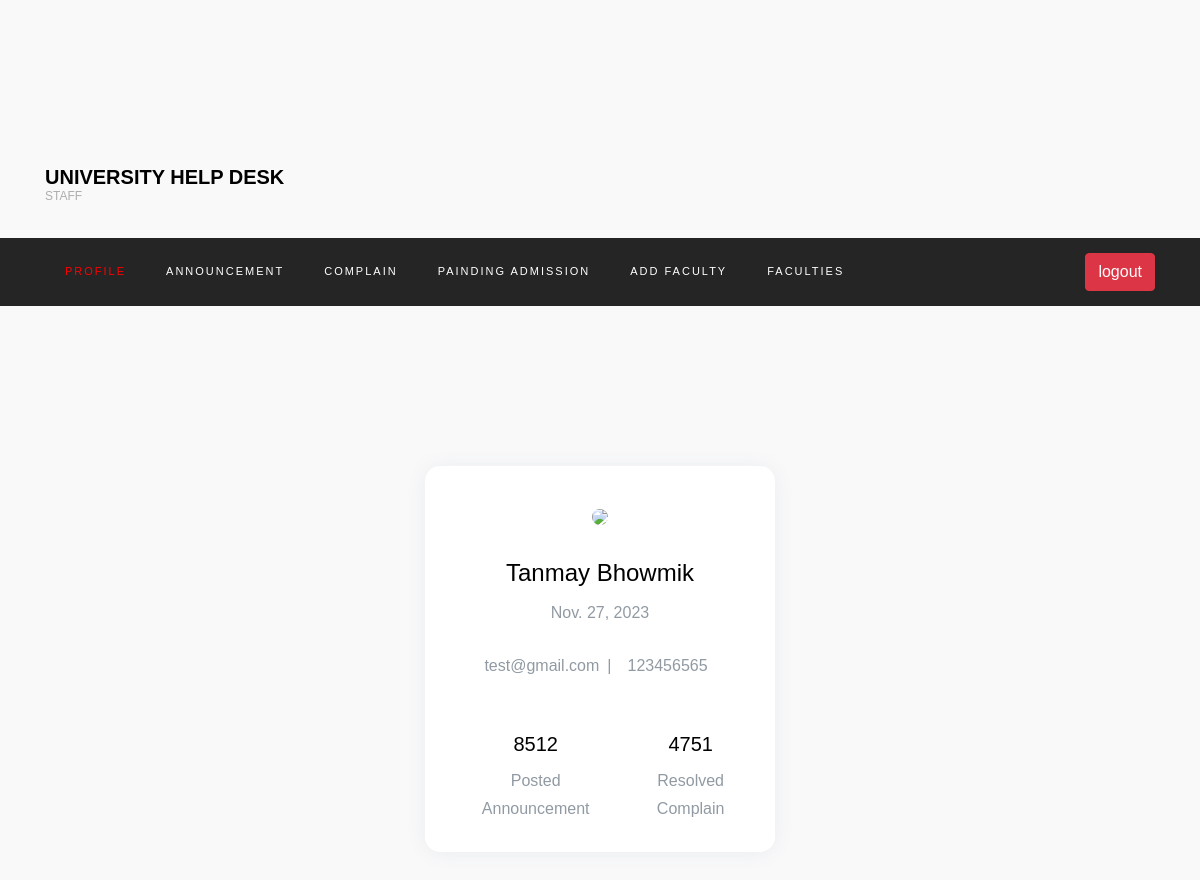
The page /staff-profile/ (signed in) on the database its author committed.
### login/models.py (models this page shows, shortened)
class Staff(models.Model):
    user = models.OneToOneField(User, on_delete=models.CASCADE)
    first_name = models.CharField(max_length=200, blank=True, null=True)
    last_name = models.CharField(max_length=200, blank=True, null=True)
    email = models.EmailField(max_length=200, blank=True, null=True)
    phone = models.CharField(max_length=200, blank=True, null=True)
    joined_date = models.DateField(default=datetime.now, blank=True, null=True)

### login/views.py (the view)
# urls.py: path('staff-profile/', views.staffProfile, name='staffProfile'),
@login_required(login_url='staffLogin')
def staffProfile(request):
    if Staff.objects.filter(user=request.user).exists():
        user = request.user
        obj = User.objects.get(username=user)
        if Staff.objects.filter(user=obj).exists():
            obj = Staff.objects.get(user=obj)
            return render(request, 'staff_profile.html', {'user': obj, "staff": "staff"})
        return render(request, 'staff_profile.html', {'user': obj})
    else:
        return redirect('staffLogin')

### templates/staff_profile.html (shortened to what this page needs)
{%extends 'staff_base.html' %}
{%block main-content %}
	<section>
		<div class="container py-5 h-100">
		  <div class="row d-flex justify-content-center align-items-center h-100">
			<div class="col-md-12 col-xl-4">
			  <div class="card" style="border-radius: 15px;">
				<div class="card-body text-center">
				  <div class="mt-3 mb-4">
					<img src="https://mdbcdn.b-cdn.net/img/Photos/new-templates/bootstrap-chat/ava2-bg.webp"
					  class="rounded-circle img-fluid" style="width: 100px;" />
				  </div>
				  <h4 class="mb-2">{{user.first_name}} {{user.last_name}}</h4>
				  <p class="text-muted mb-4"><span  class="mx-2">{{user.joined_date}}</span> </p>
				  <p class="text-muted mb-4">{{user.email}}<span class="mx-2">|</span><span  class="mx-2">{{user.phone}}</span> </p>
				  <div class="d-flex justify-content-between text-center mt-5 mb-2">
					<div class="px-3">
					  <p class="mb-2 h5">8512</p>
					  <p class="text-muted mb-0">Posted Announcement</p>
					</div>
					<div>
					  <p class="mb-2 h5">4751</p>
					  <p class="text-muted mb-0">Resolved Complain</p>
					</div>
				  </div>
				  </div>
				</div>
			  </div>
			</div>
		  </div>
	</section>
{%endblock main-content%}

### static/profile/style.css (style rules this page uses)
body { background-color: #f9f9fa }
.card { border-radius: 5px; -webkit-box-shadow: 0 1px 20px 0 rgba(69,90,100,0.08); box-shadow: 0 1px 20px 0 rgba(69,90,100,0.08); border: none; margin-bottom: 30px; }
.text-muted { color: #919aa3 !important; }

### rows shown on the page
Staff: first_name "Tanmay", last_name "Bhowmik", joined_date "Nov. 27, 2023", email "test@gmail.com", phone "123456565"
